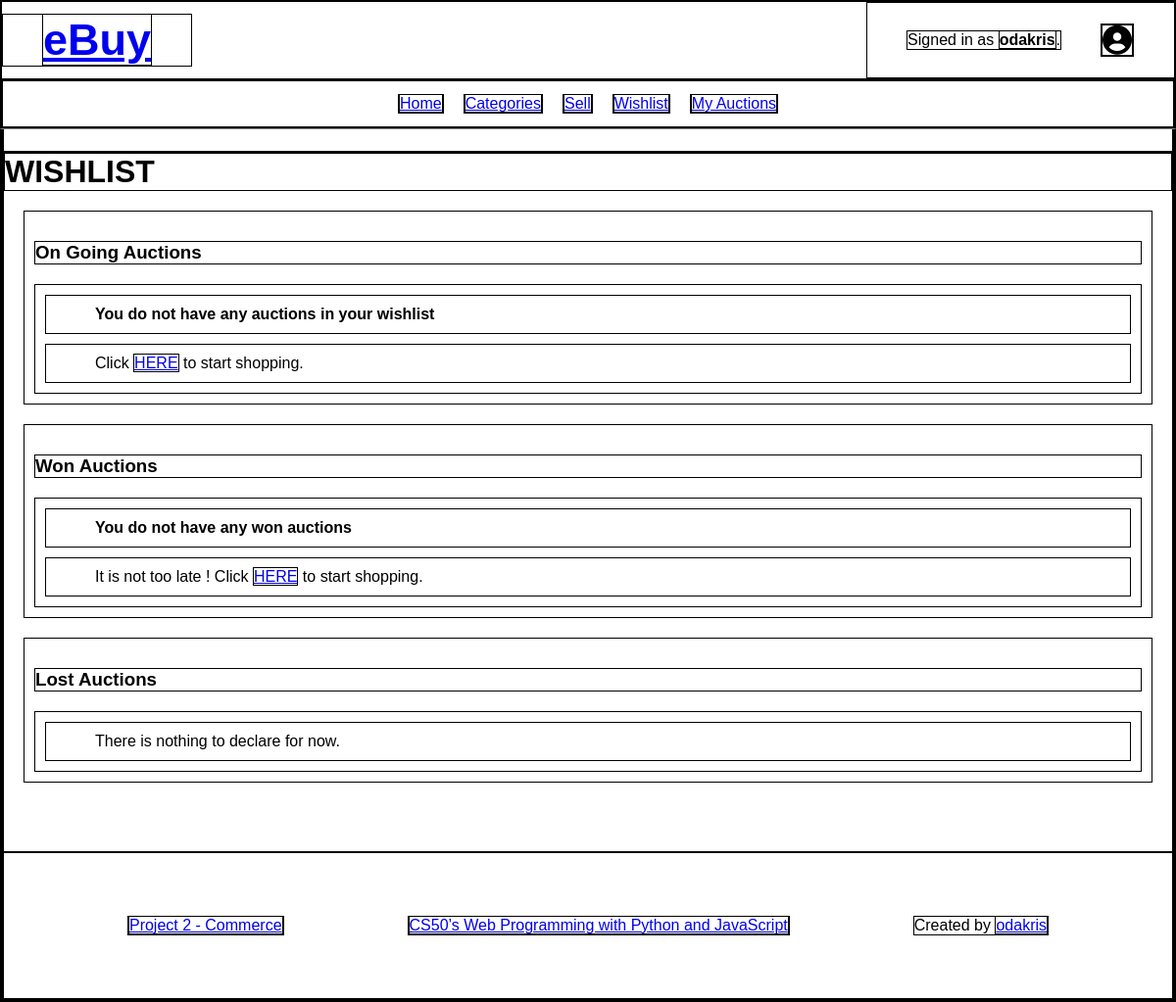
Page /wishlist/ (signed in) on the earlier database version.
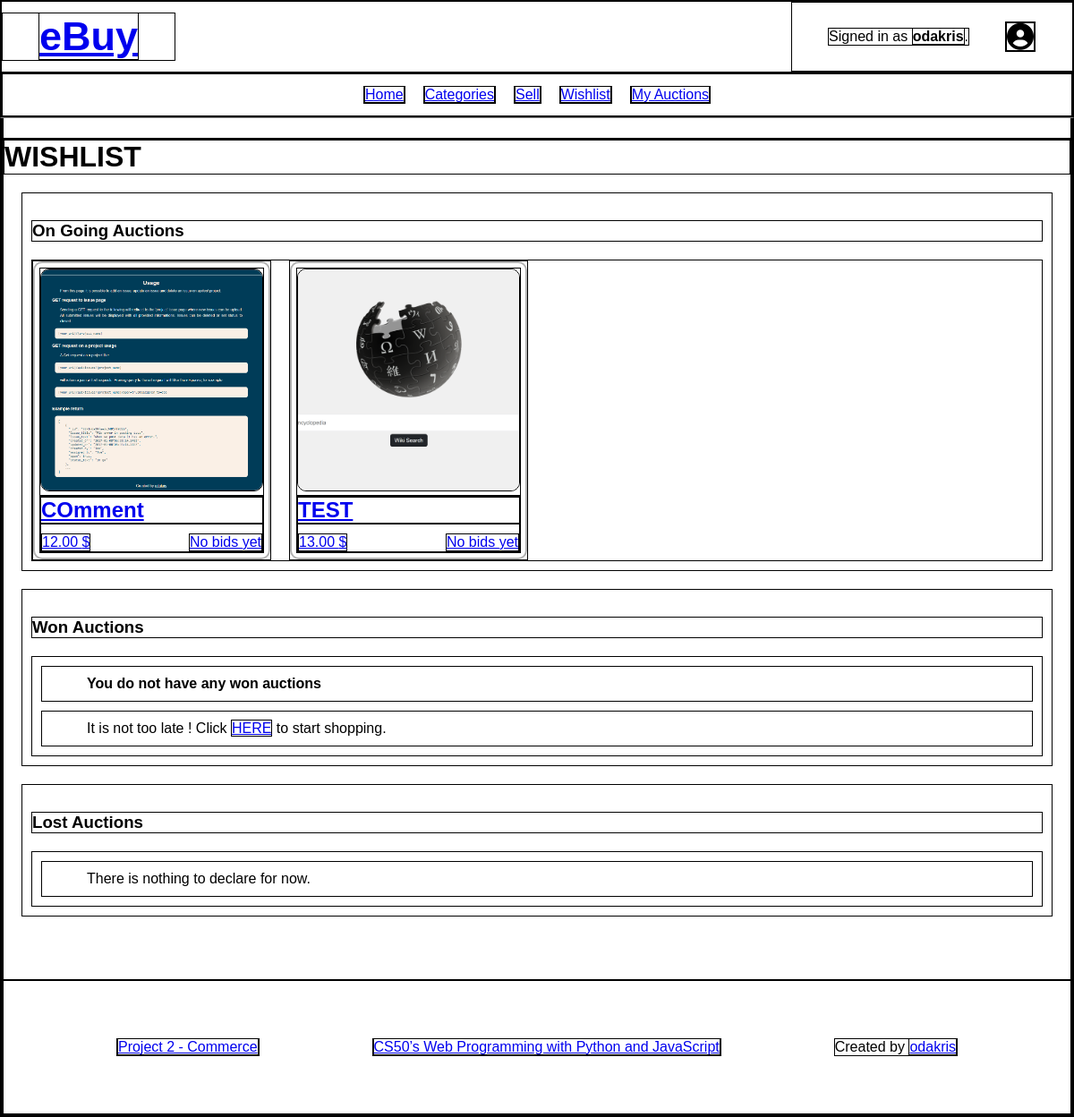
Same page on the later database version.
### auctions/models.py (models this page shows, shortened)
class ImagesUpload(models.Model):
    seller = models.ForeignKey(User, on_delete=models.CASCADE, related_name="seller_img")
    auction = models.ForeignKey(Auction, on_delete=models.CASCADE, related_name="auction_img", null=True)
    upload = models.FileField(upload_to=utils.user_directory_path, null=True)

class Wishlist(models.Model):
    user = models.ForeignKey(User, on_delete=models.CASCADE, related_name="wishlist_user")
    auction = models.ForeignKey(Auction, on_delete=models.CASCADE, related_name="wishlist_auction")
    wishlist_date = models.DateTimeField(auto_now_add=True, null=True)
    class Meta:
        ordering = ["wishlist_date"]

class Auction(models.Model):
    seller = models.ForeignKey(User, on_delete=models.CASCADE, related_name="seller")
    title = models.CharField(max_length=32)
    category = models.ForeignKey(Category, on_delete=models.CASCADE, related_name="category")
    description = models.TextField(max_length=1200)
    creation_date = models.DateTimeField(auto_now_add=True, null=True)
    bid = models.DecimalField(max_digits=10, decimal_places=2, null=True)
    bid_counter = models.IntegerField(default=0)
    active = models.BooleanField(default=True)
    close_date = models.DateTimeField(auto_now_add=True, null=True)
    winner = models.ForeignKey(User, on_delete=models.CASCADE, blank=True, null=True, related_name="auction_winner")
    class Meta:
        ordering = ["creation_date"]

### auctions/views.py (the view)
# urls.py: path("wishlist/", views.wishlist, name="wishlist"),
def wishlist(request):
    on_going_wishlist = Wishlist.objects.filter(Q(auction__active=True))
    won_wishlist = Wishlist.objects.filter(Q(user=request.user) & Q(auction__active=False) & Q(auction__winner=request.user))
    lost_wishlist = Wishlist.objects.filter(Q(user=request.user) & Q(auction__active=False) & ~Q(auction__winner=request.user))
    images = getFirstImage(ImagesUpload.objects.all())
    return render(request, "auctions/wishlist.html", {
        "ongoing": on_going_wishlist,
        "won": won_wishlist,
        "lost": lost_wishlist,
        "images": images
    })

### auctions/utils.py (called while the page is built)
def getFirstImage(allImages):
    images = []
    auction_pk = []
    for img_item in allImages:
        if img_item.auction.pk not in auction_pk:
                images.append(img_item)
                auction_pk.append(img_item.auction.pk)
    return images

### auctions/templates/auctions/wishlist.html
{% extends "auctions/layout.html" %}
{% block body %}
<div class="wishlist-container"></div>
<h1>WISHLIST</h1>
<div class="wishlist">
    <h3>On Going Auctions</h3>
    {% if ongoing%}
    <div class="items-container">
        {% for item in ongoing %}
        {% with item.auction as auction %}
        {% include "./item.html" %}
        {% endwith %}
        {% endfor %}
    </div>
    {% else %}
    <div class="no-items">
        <h4>You do not have any auctions in your wishlist</h4>
        <p>Click <a href="{% url 'auctions:sell' %}">HERE</a> to start shopping.</p>
    </div>
    {% endif %}
</div>
<div class="wishlist">
    <h3>Won Auctions</h3>
    {% if won %}
    <div class="items-container">
        {% for item in won %}
        {% with item.auction as auction %}
        {% include "./item.html" %}
        {% endwith %}
        {% endfor %}
    </div>
    {% else %}
    <div class="no-items">
        <h4>You do not have any won auctions</h4>
        <p>It is not too late ! Click <a href="{% url 'auctions:sell' %}">HERE</a> to start shopping.</p>
    </div>
    {% endif %}
</div>
<div class="wishlist">
    <h3>Lost Auctions</h3>
    {% if lost %}
    <div class="items-container">
        {% for item in lost %}
        {% with item.auction as auction %}
        {% include "./item.html" %}
        {% endwith %}
        {% endfor %}
    </div>
    {% else %}
    <div class="no-items">
        <p>There is nothing to declare for now.</p>
    </div>
    {% endif %}
</div>
{% endblock %}

### auctions/templates/auctions/item.html
<a href="{% url 'auctions:auction' auction.pk %}">
    <div id="{{ auction.pk }}" class="item flex">
        <div class="item-img">
            {% for image in images %}
            {% if image.auction.pk == auction.pk %}
            <img src="{{ image.upload.url }}">
            {% endif %}
            {% endfor %}
        </div>
        <div class="item-details">
            <h2 class="item-title">{{ auction.title }}</h2>
            <div class="item-price flex">
                <p>{{ auction.bid }} $</p>
                {% if auction.bid_counter == 0 %}
                <p>No bids yet</p>
                {% elif auction.bid_counter == 1 %}
                <p>{{ auction.bid_counter }} bid</p>
                {% else %}
                <p>{{ auction.bid_counter }} bids</p>
                {% endif %}
            </div>
        </div>
    </div>
</a>

Differences in the rows shown:
added Wishlist: auction "COmment", auction.bid "12.00"
now on this page (row unchanged): ImagesUpload: upload (picture), shown under "COmment"
added Wishlist: auction "TEST", auction.bid "13.00"
added ImagesUpload: upload (picture), shown under "TEST"
Other differences:
text no longer shown: "You do not have any auctions in your wishlist Click HERE to start shopping."
